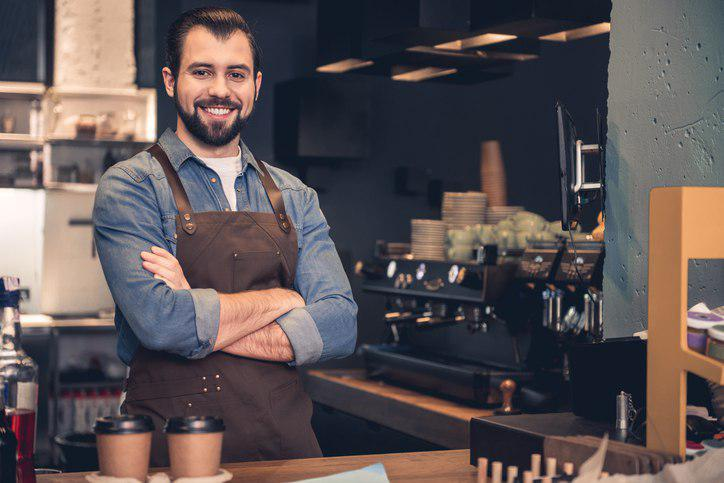
#> input picture images/2.jpg, 724 x 483 px
$ python face.py --image images/2.jpg
#> lines starting #> are read from the running program, lines starting #| are printed output that depends on the picture; after the words box and inside, x2 and y2 are one past the last pixel; in counts of white or black regions, pixels touching at a corner belong together
import argparse
import cv2

#argument parser
ap = argparse.ArgumentParser()
ap.add_argument("-i", "--image", required=True,
	help="Path to input image")
ap.add_argument("-c", "--cascade",
	#default path for haar cascade
	default="face.xml",
	help="Path to haar cascade")
args = vars(ap.parse_args())

image = cv2.imread(args["image"])
#> image is the input picture: shape (483, 724, 3); mean B, G, R 84.4, 83.2, 93
gray = cv2.cvtColor(image, cv2.COLOR_BGR2GRAY)
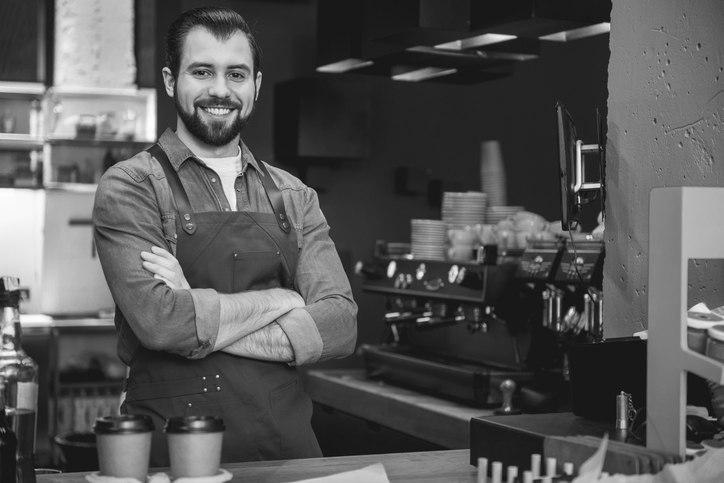
#> gray: shape (483, 724); min 1, max 255, mean 86.3


detector = cv2.CascadeClassifier(args["cascade"])
rects = detector.detectMultiScale(gray, scaleFactor=1.05,
	minNeighbors=10, minSize=(75, 75))
#> rects = [[167, 32, 103, 103]]

# loop over the faces and draw a rectangle
for (i, (x, y, w, h)) in enumerate(rects):
	cv2.rectangle(image, (x, y), (x + w, y + h), (0, 0, 255), 2)
	cv2.putText(image, "Face #{}".format(i + 1), (x, y - 10),
		cv2.FONT_HERSHEY_SIMPLEX, 0.55, (0, 0, 255), 2)
#> this loop made 1 pass
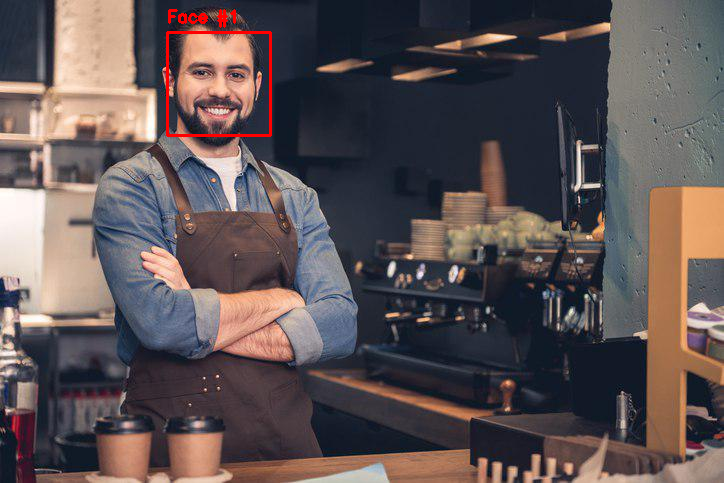
#> image: shape (483, 724, 3); 0.49% of pixels changed, all inside (x1, y1, x2, y2) = (166, 9, 272, 137)

# Detected Faces
cv2.imshow("Face", image)
cv2.waitKey(0)
